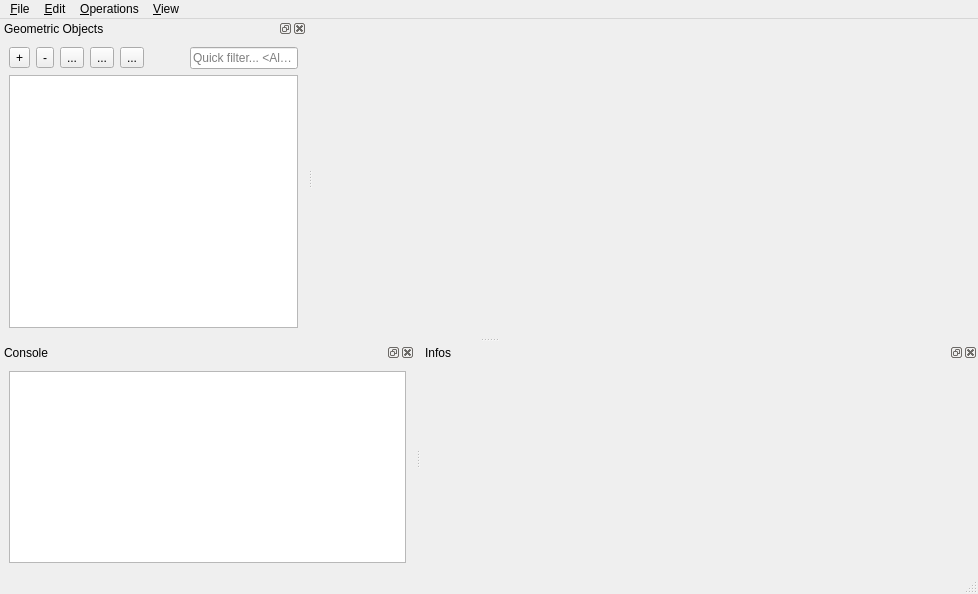
<?xml version="1.0" encoding="UTF-8"?>
<ui version="4.0">
 <class>MainWindow</class>
 <widget class="QMainWindow" name="MainWindow">
  <property name="geometry">
   <rect>
    <x>0</x>
    <y>0</y>
    <width>978</width>
    <height>594</height>
   </rect>
  </property>
  <property name="windowTitle">
   <string>CGAL Three</string>
  </property>
  <property name="windowIcon">
   <iconset resource="Polyhedron_3.qrc">
    <normaloff>:/cgal/icons/resources/cgal_logo.xpm</normaloff>:/cgal/icons/resources/cgal_logo.xpm</iconset>
  </property>
  <widget class="QWidget" name="centralwidget">
   <layout class="QVBoxLayout" name="verticalLayout_2">
    <item>
     <widget class="Viewer" name="viewer" native="true">
      <property name="sizePolicy">
       <sizepolicy hsizetype="Preferred" vsizetype="Preferred">
        <horstretch>0</horstretch>
        <verstretch>1</verstretch>
       </sizepolicy>
      </property>
     </widget>
    </item>
   </layout>
  </widget>
  <widget class="QMenuBar" name="menubar">
   <property name="geometry">
    <rect>
     <x>0</x>
     <y>0</y>
     <width>978</width>
     <height>22</height>
    </rect>
   </property>
   <widget class="QMenu" name="menuFile">
    <property name="title">
     <string>&amp;File</string>
    </property>
    <addaction name="actionLoad"/>
    <addaction name="actionErase"/>
    <addaction name="actionEraseAll"/>
    <addaction name="actionDuplicate"/>
    <addaction name="actionSaveAs"/>
    <addaction name="actionSaveSnapshot"/>
    <addaction name="separator"/>
    <addaction name="actionLoadScript"/>
    <addaction name="separator"/>
    <addaction name="actionLoadPlugin"/>
    <addaction name="separator"/>
    <addaction name="actionQuit"/>
   </widget>
   <widget class="QMenu" name="menuEdit">
    <property name="title">
     <string>&amp;Edit</string>
    </property>
    <addaction name="actionShowHide"/>
    <addaction name="actionSetPolyhedronA"/>
    <addaction name="actionSetPolyhedronB"/>
    <addaction name="actionSelectAllItems"/>
    <addaction name="actionPreferences"/>
    <addaction name="actionColorItems"/>
   </widget>
   <widget class="QMenu" name="menuOperations">
    <property name="title">
     <string>&amp;Operations</string>
    </property>
   </widget>
   <widget class="QMenu" name="menuView">
    <property name="title">
     <string>&amp;View</string>
    </property>
    <widget class="QMenu" name="menuDockWindows">
     <property name="title">
      <string>&amp;Dock Windows</string>
     </property>
     <addaction name="dummyAction"/>
    </widget>
    <widget class="QMenu" name="menuCamera">
     <property name="title">
      <string>Ca&amp;mera</string>
     </property>
     <addaction name="actionDumpCamera"/>
     <addaction name="actionCopyCamera"/>
     <addaction name="actionPasteCamera"/>
    </widget>
    <addaction name="actionRecenterScene"/>
    <addaction name="actionLookAt"/>
    <addaction name="actionAntiAliasing"/>
    <addaction name="actionDrawTwoSides"/>
    <addaction name="actionQuickCameraMode"/>
    <addaction name="actionSwitchProjection"/>
    <addaction name="actionMaxTextItemsDisplayed"/>
    <addaction name="actionSetBackgroundColor"/>
    <addaction name="menuDockWindows"/>
    <addaction name="menuCamera"/>
   </widget>
   <addaction name="menuFile"/>
   <addaction name="menuEdit"/>
   <addaction name="menuOperations"/>
   <addaction name="menuView"/>
  </widget>
  <widget class="QStatusBar" name="statusbar"/>
  <widget class="QDockWidget" name="sceneDockWidget">
   <property name="sizePolicy">
    <sizepolicy hsizetype="Preferred" vsizetype="Expanding">
     <horstretch>0</horstretch>
     <verstretch>0</verstretch>
    </sizepolicy>
   </property>
   <property name="locale">
    <locale language="English" country="UnitedStates"/>
   </property>
   <property name="windowTitle">
    <string>Geometric Objects</string>
   </property>
   <attribute name="dockWidgetArea">
    <number>1</number>
   </attribute>
   <widget class="QWidget" name="dockWidgetContent">
    <layout class="QGridLayout" name="gridLayout_2">
     <item row="0" column="0">
      <layout class="QVBoxLayout" name="verticalLayout">
       <item>
        <layout class="QHBoxLayout" name="horizontalLayout">
         <item>
          <widget class="QToolButton" name="addButton">
           <property name="text">
            <string>+</string>
           </property>
           <property name="icon">
            <iconset resource="Polyhedron_3.qrc">
             <normaloff>:/cgal/icons/plus</normaloff>:/cgal/icons/plus</iconset>
           </property>
          </widget>
         </item>
         <item>
          <widget class="QToolButton" name="removeButton">
           <property name="text">
            <string>-</string>
           </property>
           <property name="icon">
            <iconset resource="Polyhedron_3.qrc">
             <normaloff>:/cgal/icons/minus</normaloff>:/cgal/icons/minus</iconset>
           </property>
          </widget>
         </item>
         <item>
          <widget class="QToolButton" name="duplicateButton">
           <property name="text">
            <string>...</string>
           </property>
           <property name="icon">
            <iconset resource="Polyhedron_3.qrc">
             <normaloff>:/cgal/icons/duplicate</normaloff>:/cgal/icons/duplicate</iconset>
           </property>
          </widget>
         </item>
         <item>
          <widget class="QToolButton" name="upButton">
           <property name="text">
            <string>...</string>
           </property>
           <property name="icon">
            <iconset resource="Polyhedron_3.qrc">
             <normaloff>:/cgal/icons/resources/up.png</normaloff>:/cgal/icons/resources/up.png</iconset>
           </property>
          </widget>
         </item>
         <item>
          <widget class="QToolButton" name="downButton">
           <property name="text">
            <string>...</string>
           </property>
           <property name="icon">
            <iconset resource="Polyhedron_3.qrc">
             <normaloff>:/cgal/icons/resources/down.png</normaloff>:/cgal/icons/resources/down.png</iconset>
           </property>
          </widget>
         </item>
         <item>
          <spacer name="horizontalSpacer">
           <property name="orientation">
            <enum>Qt::Horizontal</enum>
           </property>
           <property name="sizeHint" stdset="0">
            <size>
             <width>40</width>
             <height>20</height>
            </size>
           </property>
          </spacer>
         </item>
         <item>
          <widget class="QLineEdit" name="searchEdit">
           <property name="placeholderText">
            <string>Quick filter... &lt;Alt+Q&gt;</string>
           </property>
          </widget>
         </item>
        </layout>
       </item>
       <item>
        <widget class="QTreeView" name="sceneView">
         <property name="sizePolicy">
          <sizepolicy hsizetype="Expanding" vsizetype="Preferred">
           <horstretch>0</horstretch>
           <verstretch>0</verstretch>
          </sizepolicy>
         </property>
         <property name="editTriggers">
          <set>QAbstractItemView::DoubleClicked|QAbstractItemView::EditKeyPressed|QAbstractItemView::SelectedClicked</set>
         </property>
         <property name="dragDropMode">
          <enum>QAbstractItemView::InternalMove</enum>
         </property>
         <property name="alternatingRowColors">
          <bool>true</bool>
         </property>
         <property name="selectionMode">
          <enum>QAbstractItemView::ExtendedSelection</enum>
         </property>
         <property name="selectionBehavior">
          <enum>QAbstractItemView::SelectRows</enum>
         </property>
         <property name="indentation">
          <number>10</number>
         </property>
        </widget>
       </item>
      </layout>
     </item>
    </layout>
   </widget>
  </widget>
  <widget class="QDockWidget" name="consoleDockWidget">
   <property name="allowedAreas">
    <set>Qt::BottomDockWidgetArea|Qt::LeftDockWidgetArea|Qt::TopDockWidgetArea</set>
   </property>
   <property name="windowTitle">
    <string>Console</string>
   </property>
   <attribute name="dockWidgetArea">
    <number>8</number>
   </attribute>
   <widget class="QWidget" name="dockWidgetContents">
    <layout class="QVBoxLayout" name="verticalLayout_3">
     <item>
      <widget class="QTextEdit" name="consoleTextEdit">
       <property name="readOnly">
        <bool>true</bool>
       </property>
      </widget>
     </item>
    </layout>
   </widget>
  </widget>
  <widget class="QDockWidget" name="infoDockWidget">
   <property name="windowTitle">
    <string>Infos</string>
   </property>
   <attribute name="dockWidgetArea">
    <number>8</number>
   </attribute>
   <widget class="QWidget" name="dockWidgetContents_2">
    <layout class="QHBoxLayout" name="horizontalLayout_2">
     <item>
      <layout class="QVBoxLayout" name="verticalLayout_4" stretch="0,0">
       <property name="spacing">
        <number>0</number>
       </property>
       <item>
        <widget class="QScrollArea" name="scrollArea">
         <property name="minimumSize">
          <size>
           <width>350</width>
           <height>0</height>
          </size>
         </property>
         <property name="frameShape">
          <enum>QFrame::NoFrame</enum>
         </property>
         <property name="widgetResizable">
          <bool>true</bool>
         </property>
         <widget class="QWidget" name="scrollAreaWidgetContents">
          <property name="geometry">
           <rect>
            <x>0</x>
            <y>0</y>
            <width>541</width>
            <height>173</height>
           </rect>
          </property>
          <layout class="QGridLayout" name="gridLayout">
           <item row="0" column="0">
            <widget class="QLabel" name="infoLabel">
             <property name="sizePolicy">
              <sizepolicy hsizetype="Preferred" vsizetype="Preferred">
               <horstretch>0</horstretch>
               <verstretch>1</verstretch>
              </sizepolicy>
             </property>
             <property name="contextMenuPolicy">
              <enum>Qt::DefaultContextMenu</enum>
             </property>
             <property name="lineWidth">
              <number>0</number>
             </property>
             <property name="alignment">
              <set>Qt::AlignLeading|Qt::AlignLeft|Qt::AlignTop</set>
             </property>
             <property name="textInteractionFlags">
              <set>Qt::LinksAccessibleByKeyboard|Qt::LinksAccessibleByMouse|Qt::TextBrowserInteraction|Qt::TextSelectableByKeyboard|Qt::TextSelectableByMouse</set>
             </property>
            </widget>
           </item>
          </layout>
         </widget>
        </widget>
       </item>
       <item>
        <widget class="QLabel" name="displayLabel">
         <property name="text">
          <string/>
         </property>
        </widget>
       </item>
      </layout>
     </item>
    </layout>
   </widget>
  </widget>
  <action name="actionQuit">
   <property name="text">
    <string>&amp;Quit</string>
   </property>
   <property name="shortcut">
    <string>Ctrl+Q</string>
   </property>
  </action>
  <action name="actionLoad">
   <property name="icon">
    <iconset resource="Polyhedron_3.qrc">
     <normaloff>:/cgal/icons/plus</normaloff>:/cgal/icons/plus</iconset>
   </property>
   <property name="text">
    <string>&amp;Load...</string>
   </property>
   <property name="shortcut">
    <string>Ctrl+L</string>
   </property>
  </action>
  <action name="actionErase">
   <property name="icon">
    <iconset resource="Polyhedron_3.qrc">
     <normaloff>:/cgal/icons/minus</normaloff>:/cgal/icons/minus</iconset>
   </property>
   <property name="text">
    <string>&amp;Erase</string>
   </property>
   <property name="shortcut">
    <string>Del</string>
   </property>
  </action>
  <action name="actionDuplicate">
   <property name="icon">
    <iconset resource="Polyhedron_3.qrc">
     <normaloff>:/cgal/icons/duplicate</normaloff>:/cgal/icons/duplicate</iconset>
   </property>
   <property name="text">
    <string>&amp;Duplicate</string>
   </property>
   <property name="shortcut">
    <string>Ctrl+D</string>
   </property>
  </action>
  <action name="actionAntiAliasing">
   <property name="checkable">
    <bool>true</bool>
   </property>
   <property name="text">
    <string>&amp;Antialiasing</string>
   </property>
  </action>
  <action name="dummyAction">
   <property name="text">
    <string>n/a</string>
   </property>
  </action>
  <action name="actionEraseAll">
   <property name="text">
    <string>&amp;Erase All</string>
   </property>
  </action>
  <action name="actionSaveAs">
   <property name="text">
    <string>Save &amp;as...</string>
   </property>
  </action>
  <action name="actionShowHide">
   <property name="text">
    <string>Show/Hide</string>
   </property>
   <property name="shortcut">
    <string>Ctrl+Space</string>
   </property>
  </action>
  <action name="actionSetPolyhedronA">
   <property name="text">
    <string>Set Polyhedron A</string>
   </property>
  </action>
  <action name="actionSetPolyhedronB">
   <property name="text">
    <string>Set Polyhedron B</string>
   </property>
  </action>
  <action name="actionDrawTwoSides">
   <property name="checkable">
    <bool>true</bool>
   </property>
   <property name="text">
    <string>Draw &amp;Two Sides</string>
   </property>
   <property name="shortcut">
    <string>Ctrl+T</string>
   </property>
  </action>
  <action name="actionRecenterScene">
   <property name="text">
    <string>Re&amp;center Scene</string>
   </property>
   <property name="shortcut">
    <string>Ctrl+R</string>
   </property>
  </action>
  <action name="actionSetBackgroundColor">
   <property name="text">
    <string>Change &amp;Background Color...</string>
   </property>
  </action>
  <action name="actionLookAt">
   <property name="text">
    <string>&amp;Look at...</string>
   </property>
  </action>
  <action name="actionSaveSnapshot">
   <property name="text">
    <string>Save Snapshot</string>
   </property>
  </action>
  <action name="actionDumpCamera">
   <property name="text">
    <string>&amp;Dump Camera Coordinates</string>
   </property>
  </action>
  <action name="actionCopyCamera">
   <property name="text">
    <string>&amp;Copy Camera</string>
   </property>
  </action>
  <action name="actionPasteCamera">
   <property name="text">
    <string>&amp;Paste Camera</string>
   </property>
  </action>
  <action name="actionSelectAllItems">
   <property name="text">
    <string>Select All Items</string>
   </property>
   <property name="shortcut">
    <string>Ctrl+A</string>
   </property>
  </action>
  <action name="actionLoadScript">
   <property name="text">
    <string>Load &amp;Script</string>
   </property>
  </action>
  <action name="actionPreferences">
   <property name="text">
    <string>&amp;Preferences</string>
   </property>
  </action>
  <action name="actionLoadPlugin">
   <property name="text">
    <string>Load Plugin</string>
   </property>
  </action>
  <action name="actionQuickCameraMode">
   <property name="checkable">
    <bool>true</bool>
   </property>
   <property name="checked">
    <bool>true</bool>
   </property>
   <property name="text">
    <string>Quick Camera Mode</string>
   </property>
  </action>
  <action name="actionMaxTextItemsDisplayed">
   <property name="text">
    <string>Set Maximum  Text Items Displayed :</string>
   </property>
  </action>
  <action name="actionSwitchProjection">
   <property name="checkable">
    <bool>true</bool>
   </property>
   <property name="text">
    <string>Orthographic Projection</string>
   </property>
  </action>
  <action name="actionColorItems">
   <property name="text">
    <string>Set Different Colors for Selected Items</string>
   </property>
  </action>
  <action name="actionPolyhedron_Mode">
   <property name="checkable">
    <bool>true</bool>
   </property>
   <property name="checked">
    <bool>true</bool>
   </property>
   <property name="text">
    <string>Polyhedron Mode</string>
   </property>
   <property name="toolTip">
    <string>In Polyhedron Mode, the default type for facegraphs is Polyhedron, by opposition to Surface_mesh.</string>
   </property>
  </action>
  <action name="actionPolyhedron_Mode">
   <property name="checkable">
    <bool>true</bool>
   </property>
   <property name="checked">
    <bool>true</bool>
   </property>
   <property name="text">
    <string>Polyhedron Mode</string>
   </property>
   <property name="toolTip">
    <string>In Polyhedron Mode, the default type for facegraphs is Polyhedron, by opposition to Surface_mesh.</string>
   </property>
  </action>

 </widget>
 <customwidgets>
  <customwidget>
   <class>Viewer</class>
   <extends>QWidget</extends>
   <header>Viewer.h</header>
  </customwidget>
 </customwidgets>
 <resources>
  <include location="Polyhedron_3.qrc"/>
 </resources>
 <connections/>
</ui>
